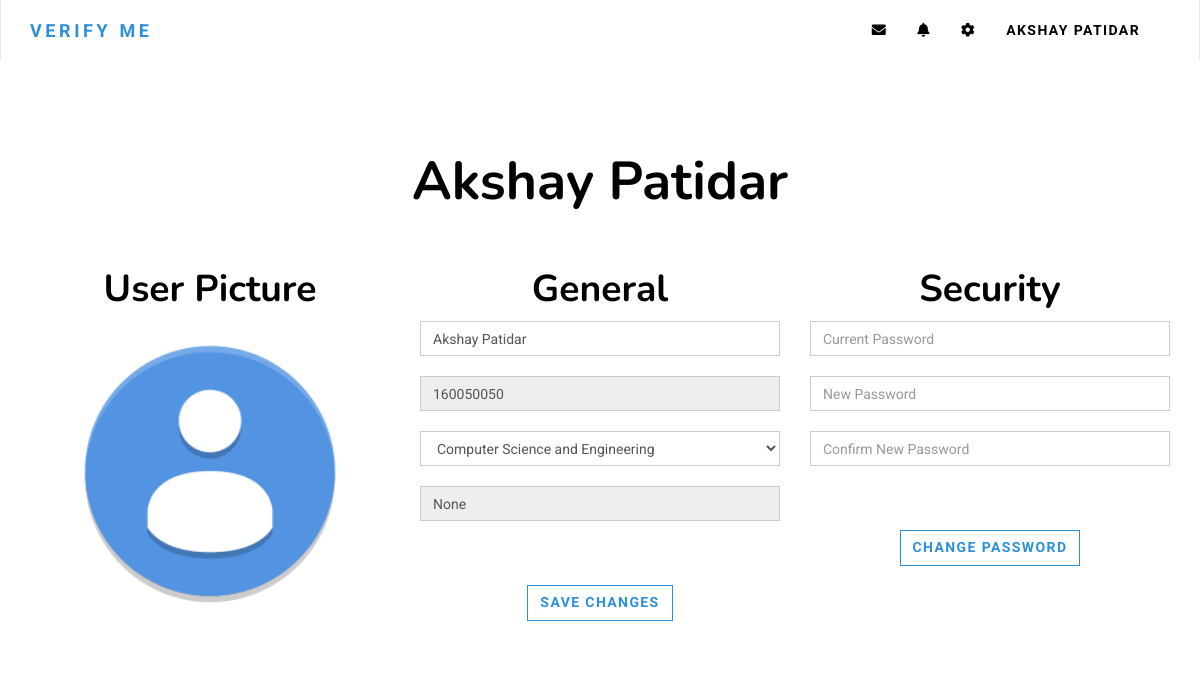
/profile/ (signed in), run on the app's committed database.
### website/models.py (models this page shows, shortened)
class Users(models.Model):
	roll_number = models.CharField(max_length = 30)
	name = models.CharField(max_length = 50)
	department = models.CharField(max_length = 2, choices = LIST_OF_DEPARTMENTS)
	image = models.CharField(max_length = 100, default = 'profiles/default/default.png')
	privilege = models.BooleanField(default = False)
	position = models.CharField(max_length = 100, null = True)

### website/views.py (the view)
# urls.py: path('profile/',views.profile_view, name = 'profile_view'),
def profile_view(request, alert=""):
	if request.session.get('user') != None:
		logged_user_roll = request.session['user']
		user = Users.objects.get(roll_number = logged_user_roll)
		notifications = Notification.objects.filter(receiver = user).order_by("-timestamp")
		count = 0
		for n in notifications:
			if not n.seen:
				count += 1
		privileged_user = Users.objects.filter(privilege = True)
		return render(request, 'website/profile.html', {'user':user, 'notifications':notifications, 'notification_count':count, 'privileged_user':privileged_user, 'alert' : alert})
	else:
		return redirect('/')

### website/templates/website/profile.html (shortened to what this page needs)
{% extends "website/base.html" %}
{% block navbar_items %}
	{% include "website/navbar.html" %}
{% endblock navbar_items %}
{% block content %}
<section>
	<div class="container clearfix">
		<div class="content">
			<h1 align="center" class="site-title">{{ user.name }}</h1>
			<br>
		</div>
		<div class="row">
			<div class="col-sm-4">
				<h4 align="center" class="site-subtitle">User Picture</h4>
				<div class="user_profile_container" width="70%" height="70%">
					<center>
						<img src="/media/{{user.image}}" alt="sunil" id="user_profile_photo">
					</center>
				</div>
			</div>
			<div class="col-sm-4">
				<h4 align="center" class="site-subtitle">General</h4>
				<form name="_login_form_" action="/update_profile/" onsubmit="return detail_form()" method="post">{% csrf_token %}
					<div class="form-group">
						<input type="text" value="{{ user.name }}" class="form-control" name="name" id="name" placeholder="Name">
					</div>
					<div class="form-group">
						<input type="text" value="{{ user.roll_number }}" class="form-control" name="roll_number" id="roll_number" readonly>
					</div>
					<div class="form-group">
						<select value="{{ user.department }}" class="form-control" placeholder="Department" name="department" id="department">
							<option value="CS">Computer Science and Engineering</option>
						</select>
					</div>
					<div class="form-group">
						<input type="text" value="{{ user.position }}" class="form-control" name="position" id="position" readonly>
					</div>
					<div id = "_detail_inc_" style="color: #f00;"><br><br></div>
					<p class="text-center">
						<button type="submit" class="btn btn-primary">Save Changes</button>
					</p>
				</form>
			</div>
			<div class="col-sm-4">
				<h4 align="center" class="site-subtitle">Security</h4>
				<form name="_login_form_" action="/reset_password/" onsubmit="return pass_form();" method="post">{% csrf_token %}
					<div class="form-group">
						<input type="password" class="form-control" name="curr_pass" id="curr_pass" placeholder="Current Password">
					</div>
					<div class="form-group">
						<input type="password" class="form-control" name="new_pass" id="new_pass" placeholder="New Password">
					</div>
					<div class="form-group">
						<input type="password" class="form-control" name="conf_new_pass" id="conf_new_pass" placeholder="Confirm New Password">
					</div>
					<div id = "_pass_unmatch_" style="color: #f00;"><br><br></div>
					<p class="text-center">
						<button type="submit" class="btn btn-primary">Change Password</button>
					</p>
				</form>
			</div>
		</div>
		<br>
	</div>
</section>
{% endblock content %}

### website/templates/website/navbar.html (shortened to what this page needs)
<li><a href="/messages"><i class="fas fa-envelope"></i></a></li>
<li class="dropdown">
    <a href="" onClick="return removeCount();" class="dropdown-toggle" data-toggle="dropdown" role="button" aria-haspopup="true" aria-expanded="false"><i class="fas fa-bell"></i>
    </a>
</li>
<li class="dropdown">
    <a class="dropdown-toggle" data-toggle="dropdown" href="#"><i class="fas fa-cog"></i></a>
</li>
<li><a>{{ user.name }}</a></li>

### website/static/css/style.default.css (style rules this page uses)
option { width: 220px; overflow:hidden; }
.navbar .navbar-nav > li > a { font-weight: bold; }
@media (min-width: 768px) { .navbar ul.nav > li > a { border-top: solid 2px transparent; padding-top: 17.5px; } }
html { height: 100%; }
body { height: 100%; }
section { position: relative; padding-top: 90px; padding-bottom: 90px; }
a, button { -webkit-transition: all 0.2s ease-out; -moz-transition: all 0.2s ease-out; transition: all 0.2s ease-out; }
a { text-decoration: none; }
.nav > li > a { padding: 10px 15px; }
.navbar-nav > li > a { padding-top: 10px; padding-bottom: 10px; line-height: 21px; border-bottom: none; }
@media (min-width: 768px) { .navbar-nav > li { float: left; } }
@media (min-width: 768px) { .navbar-nav > li > a { padding-top: 19.5px; padding-bottom: 19.5px; } }
.navbar-default .navbar-nav > li > a { color: #000000; }
body { font-family: "Roboto", Helvetica, Arial, sans-serif; font-size: 14px; line-height: 1.55; color: #000000; background-color: #ffffff; }
a { color: #2b90d9; text-decoration: none; }
.btn { font-weight: 700; font-family: "Roboto", Helvetica, Arial, sans-serif; text-transform: uppercase; letter-spacing: 0.1em; padding: 6px 12px; font-size: 14px; line-height: 1.55; border-radius: 0; }
.btn-primary { color: #2b90d9; background-color: #ffffff; border-color: #2b90d9; }
.form-control { display: block; width: 100%; height: 35px; padding: 6px 12px; font-size: 14px; line-height: 1.55; color: #555555; background-color: #ffffff; background-image: none; border: 1px solid #cccccc; border-radius: 0; -webkit-box-shadow: none; box-shadow: none; }
.form-group { margin-bottom: 20px; }
h1, h2, h3, h4, h5, h6, .h1, .h2, .h3, .h4, .h5, .h6 { font-family: "Roboto", Helvetica, Arial, sans-serif; font-weight: 700; line-height: 1.2; color: #000000; }
h1, .h1 { font-size: 36px; }
h4, .h4 { font-size: 18px; font-weight: 700; }
h1, .h1, h2, .h2, h3, .h3 { margin-top: 0; margin-bottom: 21px; }
p { margin: 0 0 21px; }
#user_profile_photo { width: 300px; height: 300px; border-radius: 150px; overflow: hidden; }

### website/static/css/custom.css (style rules this page uses)
.site-title { font-size: 40pt; font-family: 'Nunito', sans-serif; font-weight: bold; }
.site-subtitle { font-size: 28pt; font-family: 'Nunito', sans-serif; }
img { max-width:100%; }

### data on the page
Users: name "AKSHAY PATIDAR", name "Akshay Patidar", image (placeholder picture), roll_number "160050050", department "Computer Science and Engineering", position "None"
